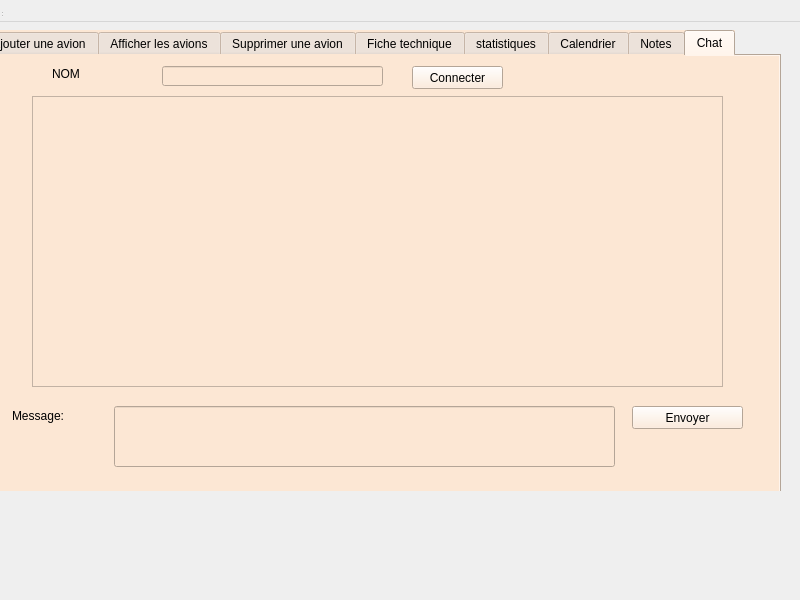
<?xml version="1.0" encoding="UTF-8"?>
<ui version="4.0">
 <class>personnel</class>
 <widget class="QDialog" name="personnel">
  <property name="geometry">
   <rect>
    <x>0</x>
    <y>0</y>
    <width>800</width>
    <height>600</height>
   </rect>
  </property>
  <property name="windowTitle">
   <string>MainWindow</string>
  </property>
  <widget class="QWidget" name="centralwidget" native="true">
   <property name="geometry">
    <rect>
     <x>0</x>
     <y>0</y>
     <width>781</width>
     <height>491</height>
    </rect>
   </property>
   <widget class="QTabWidget" name="tabWidget">
    <property name="geometry">
     <rect>
      <x>-20</x>
      <y>30</y>
      <width>801</width>
      <height>591</height>
     </rect>
    </property>
    <property name="styleSheet">
     <string notr="true">background-color: rgb(252, 231, 212);
font: 75 12pt &quot;Roman&quot;;</string>
    </property>
    <property name="currentIndex">
     <number>7</number>
    </property>
    <widget class="QWidget" name="tab">
     <property name="mouseTracking">
      <bool>true</bool>
     </property>
     <attribute name="title">
      <string>Ajouter une avion</string>
     </attribute>
     <widget class="QGroupBox" name="groupBox">
      <property name="geometry">
       <rect>
        <x>10</x>
        <y>20</y>
        <width>511</width>
        <height>271</height>
       </rect>
      </property>
      <property name="title">
       <string>Ajout</string>
      </property>
      <widget class="QLabel" name="label">
       <property name="geometry">
        <rect>
         <x>10</x>
         <y>20</y>
         <width>81</width>
         <height>20</height>
        </rect>
       </property>
       <property name="text">
        <string>ID avion</string>
       </property>
      </widget>
      <widget class="QLineEdit" name="lineEdit_ID_AVION">
       <property name="enabled">
        <bool>true</bool>
       </property>
       <property name="geometry">
        <rect>
         <x>150</x>
         <y>20</y>
         <width>113</width>
         <height>20</height>
        </rect>
       </property>
      </widget>
      <widget class="QPushButton" name="pushButton_Ajouter">
       <property name="geometry">
        <rect>
         <x>20</x>
         <y>200</y>
         <width>75</width>
         <height>31</height>
        </rect>
       </property>
       <property name="text">
        <string>Ajouter</string>
       </property>
      </widget>
      <widget class="QLabel" name="label_10">
       <property name="geometry">
        <rect>
         <x>10</x>
         <y>50</y>
         <width>71</width>
         <height>16</height>
        </rect>
       </property>
       <property name="text">
        <string>Type </string>
       </property>
      </widget>
      <widget class="QLineEdit" name="lineEdit_TYPE">
       <property name="geometry">
        <rect>
         <x>150</x>
         <y>50</y>
         <width>113</width>
         <height>20</height>
        </rect>
       </property>
      </widget>
      <widget class="QLabel" name="label_12">
       <property name="geometry">
        <rect>
         <x>10</x>
         <y>80</y>
         <width>61</width>
         <height>16</height>
        </rect>
       </property>
       <property name="text">
        <string>Capacité</string>
       </property>
      </widget>
      <widget class="QLineEdit" name="lineEdit_CAPACITE">
       <property name="geometry">
        <rect>
         <x>150</x>
         <y>80</y>
         <width>113</width>
         <height>20</height>
        </rect>
       </property>
      </widget>
      <widget class="QLabel" name="label_14">
       <property name="geometry">
        <rect>
         <x>10</x>
         <y>110</y>
         <width>47</width>
         <height>14</height>
        </rect>
       </property>
       <property name="text">
        <string>Etat</string>
       </property>
      </widget>
      <widget class="QLineEdit" name="lineEdit_ETAT">
       <property name="geometry">
        <rect>
         <x>150</x>
         <y>110</y>
         <width>113</width>
         <height>20</height>
        </rect>
       </property>
       <property name="placeholderText">
        <string>0 ou 1</string>
       </property>
      </widget>
      <widget class="QLabel" name="label_9">
       <property name="geometry">
        <rect>
         <x>10</x>
         <y>150</y>
         <width>131</width>
         <height>16</height>
        </rect>
       </property>
       <property name="text">
        <string>Date d'achat</string>
       </property>
      </widget>
      <widget class="QLineEdit" name="lineEdit_DATEACHAT">
       <property name="geometry">
        <rect>
         <x>150</x>
         <y>150</y>
         <width>113</width>
         <height>20</height>
        </rect>
       </property>
       <property name="text">
        <string/>
       </property>
       <property name="placeholderText">
        <string>aaaa-mm-jj</string>
       </property>
       <property name="cursorMoveStyle">
        <enum>Qt::LogicalMoveStyle</enum>
       </property>
       <property name="clearButtonEnabled">
        <bool>false</bool>
       </property>
      </widget>
      <widget class="QPushButton" name="pushButton_5">
       <property name="geometry">
        <rect>
         <x>120</x>
         <y>200</y>
         <width>75</width>
         <height>31</height>
        </rect>
       </property>
       <property name="text">
        <string>ANNULER</string>
       </property>
      </widget>
     </widget>
    </widget>
    <widget class="QWidget" name="tab_2">
     <attribute name="title">
      <string>Afficher les avions</string>
     </attribute>
     <widget class="QTableView" name="tab_av">
      <property name="geometry">
       <rect>
        <x>10</x>
        <y>20</y>
        <width>521</width>
        <height>231</height>
       </rect>
      </property>
     </widget>
     <widget class="QLabel" name="label_6">
      <property name="geometry">
       <rect>
        <x>560</x>
        <y>30</y>
        <width>81</width>
        <height>20</height>
       </rect>
      </property>
      <property name="text">
       <string>ID avion</string>
      </property>
     </widget>
     <widget class="QLabel" name="label_7">
      <property name="geometry">
       <rect>
        <x>560</x>
        <y>120</y>
        <width>71</width>
        <height>20</height>
       </rect>
      </property>
      <property name="text">
       <string>Etat</string>
      </property>
     </widget>
     <widget class="QLabel" name="label_8">
      <property name="geometry">
       <rect>
        <x>560</x>
        <y>150</y>
        <width>91</width>
        <height>20</height>
       </rect>
      </property>
      <property name="text">
       <string>Date d'achat</string>
      </property>
     </widget>
     <widget class="QLineEdit" name="lineEdit_ID_AVION_2">
      <property name="geometry">
       <rect>
        <x>660</x>
        <y>30</y>
        <width>113</width>
        <height>20</height>
       </rect>
      </property>
     </widget>
     <widget class="QLineEdit" name="lineEdit_ETAT_2">
      <property name="geometry">
       <rect>
        <x>660</x>
        <y>120</y>
        <width>113</width>
        <height>20</height>
       </rect>
      </property>
      <property name="placeholderText">
       <string>0 ou 1</string>
      </property>
     </widget>
     <widget class="QPushButton" name="modifier">
      <property name="geometry">
       <rect>
        <x>560</x>
        <y>190</y>
        <width>75</width>
        <height>31</height>
       </rect>
      </property>
      <property name="text">
       <string>Modifier</string>
      </property>
     </widget>
     <widget class="QLabel" name="label_11">
      <property name="geometry">
       <rect>
        <x>560</x>
        <y>60</y>
        <width>47</width>
        <height>14</height>
       </rect>
      </property>
      <property name="text">
       <string>Type</string>
      </property>
     </widget>
     <widget class="QLineEdit" name="lineEdit_TYPE_2">
      <property name="geometry">
       <rect>
        <x>660</x>
        <y>60</y>
        <width>113</width>
        <height>20</height>
       </rect>
      </property>
     </widget>
     <widget class="QLabel" name="label_13">
      <property name="geometry">
       <rect>
        <x>560</x>
        <y>90</y>
        <width>81</width>
        <height>20</height>
       </rect>
      </property>
      <property name="text">
       <string>Capacité</string>
      </property>
     </widget>
     <widget class="QLineEdit" name="lineEdit_CAPACITE_2">
      <property name="geometry">
       <rect>
        <x>660</x>
        <y>90</y>
        <width>113</width>
        <height>20</height>
       </rect>
      </property>
     </widget>
     <widget class="QPushButton" name="pushButton">
      <property name="geometry">
       <rect>
        <x>324</x>
        <y>270</y>
        <width>91</width>
        <height>31</height>
       </rect>
      </property>
      <property name="text">
       <string>Trier</string>
      </property>
     </widget>
     <widget class="QComboBox" name="comboBox">
      <property name="geometry">
       <rect>
        <x>420</x>
        <y>270</y>
        <width>91</width>
        <height>31</height>
       </rect>
      </property>
      <property name="currentText">
       <string>ID_AVION</string>
      </property>
      <item>
       <property name="text">
        <string>ID_AVION</string>
       </property>
      </item>
      <item>
       <property name="text">
        <string>ETAT</string>
       </property>
      </item>
      <item>
       <property name="text">
        <string>CAPACITE</string>
       </property>
      </item>
      <item>
       <property name="text">
        <string>DATE</string>
       </property>
      </item>
     </widget>
     <widget class="QPushButton" name="pushButton_2">
      <property name="geometry">
       <rect>
        <x>560</x>
        <y>270</y>
        <width>81</width>
        <height>31</height>
       </rect>
      </property>
      <property name="text">
       <string>Rechercher</string>
      </property>
     </widget>
     <widget class="QComboBox" name="comboBox_2">
      <property name="geometry">
       <rect>
        <x>640</x>
        <y>270</y>
        <width>91</width>
        <height>31</height>
       </rect>
      </property>
      <property name="editable">
       <bool>false</bool>
      </property>
      <property name="currentIndex">
       <number>0</number>
      </property>
      <item>
       <property name="text">
        <string>ID_AVION</string>
       </property>
      </item>
      <item>
       <property name="text">
        <string>TYPE</string>
       </property>
      </item>
      <item>
       <property name="text">
        <string>ETAT</string>
       </property>
      </item>
      <item>
       <property name="text">
        <string>DATE</string>
       </property>
      </item>
      <item>
       <property name="text">
        <string>CAPACITE</string>
       </property>
      </item>
     </widget>
     <widget class="QPushButton" name="pushButton_3">
      <property name="geometry">
       <rect>
        <x>650</x>
        <y>190</y>
        <width>81</width>
        <height>31</height>
       </rect>
      </property>
      <property name="text">
       <string>Annuler</string>
      </property>
     </widget>
     <widget class="QLineEdit" name="lineEdit_DATEACHAT_2">
      <property name="geometry">
       <rect>
        <x>660</x>
        <y>150</y>
        <width>113</width>
        <height>20</height>
       </rect>
      </property>
      <property name="placeholderText">
       <string>aaaa-mm-jj</string>
      </property>
     </widget>
     <widget class="QLineEdit" name="lineEdit_RECHERCHE">
      <property name="geometry">
       <rect>
        <x>560</x>
        <y>310</y>
        <width>171</width>
        <height>20</height>
       </rect>
      </property>
     </widget>
     <widget class="QLabel" name="label_4">
      <property name="geometry">
       <rect>
        <x>560</x>
        <y>240</y>
        <width>221</width>
        <height>16</height>
       </rect>
      </property>
      <property name="text">
       <string>Rechercher</string>
      </property>
      <property name="scaledContents">
       <bool>false</bool>
      </property>
      <property name="alignment">
       <set>Qt::AlignCenter</set>
      </property>
     </widget>
     <widget class="QPushButton" name="pushButton_6">
      <property name="geometry">
       <rect>
        <x>560</x>
        <y>340</y>
        <width>81</width>
        <height>31</height>
       </rect>
      </property>
      <property name="text">
       <string>Annuler</string>
      </property>
     </widget>
    </widget>
    <widget class="QWidget" name="tab_3">
     <attribute name="title">
      <string>Supprimer une avion</string>
     </attribute>
     <widget class="QLabel" name="label_2">
      <property name="geometry">
       <rect>
        <x>10</x>
        <y>70</y>
        <width>91</width>
        <height>20</height>
       </rect>
      </property>
      <property name="text">
       <string>ID avion</string>
      </property>
     </widget>
     <widget class="QLineEdit" name="lineEdit_ID_AVION_3">
      <property name="geometry">
       <rect>
        <x>140</x>
        <y>70</y>
        <width>113</width>
        <height>20</height>
       </rect>
      </property>
     </widget>
     <widget class="QPushButton" name="pb_supprimer">
      <property name="geometry">
       <rect>
        <x>74</x>
        <y>130</y>
        <width>81</width>
        <height>31</height>
       </rect>
      </property>
      <property name="text">
       <string>Supprimer</string>
      </property>
     </widget>
     <widget class="QPushButton" name="pushButton_7">
      <property name="geometry">
       <rect>
        <x>160</x>
        <y>130</y>
        <width>81</width>
        <height>31</height>
       </rect>
      </property>
      <property name="text">
       <string>Annuler</string>
      </property>
     </widget>
    </widget>
    <widget class="QWidget" name="tab_6">
     <attribute name="title">
      <string>Fiche technique</string>
     </attribute>
     <widget class="QLabel" name="label_3">
      <property name="geometry">
       <rect>
        <x>80</x>
        <y>110</y>
        <width>141</width>
        <height>16</height>
       </rect>
      </property>
      <property name="text">
       <string>ID_AVION</string>
      </property>
     </widget>
     <widget class="QLineEdit" name="lineEdit_ID_AVION_4">
      <property name="geometry">
       <rect>
        <x>220</x>
        <y>110</y>
        <width>121</width>
        <height>20</height>
       </rect>
      </property>
     </widget>
     <widget class="QPushButton" name="pushButton_4">
      <property name="geometry">
       <rect>
        <x>170</x>
        <y>160</y>
        <width>91</width>
        <height>31</height>
       </rect>
      </property>
      <property name="text">
       <string>PDF</string>
      </property>
     </widget>
     <widget class="QPushButton" name="pushButton_8">
      <property name="geometry">
       <rect>
        <x>270</x>
        <y>160</y>
        <width>81</width>
        <height>31</height>
       </rect>
      </property>
      <property name="text">
       <string>Annuler</string>
      </property>
     </widget>
    </widget>
    <widget class="QWidget" name="tab_5">
     <attribute name="title">
      <string>statistiques</string>
     </attribute>
     <widget class="QLabel" name="label_5">
      <property name="geometry">
       <rect>
        <x>76</x>
        <y>60</y>
        <width>191</width>
        <height>20</height>
       </rect>
      </property>
      <property name="text">
       <string>Etat actuel des avions</string>
      </property>
     </widget>
     <widget class="QPushButton" name="pushButton_stat">
      <property name="geometry">
       <rect>
        <x>260</x>
        <y>60</y>
        <width>121</width>
        <height>23</height>
       </rect>
      </property>
      <property name="text">
       <string>Bilan</string>
      </property>
     </widget>
     <widget class="QLabel" name="statistique">
      <property name="geometry">
       <rect>
        <x>50</x>
        <y>110</y>
        <width>631</width>
        <height>281</height>
       </rect>
      </property>
      <property name="text">
       <string/>
      </property>
     </widget>
    </widget>
    <widget class="QWidget" name="tab_4">
     <attribute name="title">
      <string>Calendrier</string>
     </attribute>
     <widget class="QCalendarWidget" name="calendarWidget">
      <property name="geometry">
       <rect>
        <x>20</x>
        <y>20</y>
        <width>311</width>
        <height>231</height>
       </rect>
      </property>
     </widget>
     <widget class="QLabel" name="DigitalClock">
      <property name="enabled">
       <bool>false</bool>
      </property>
      <property name="geometry">
       <rect>
        <x>510</x>
        <y>340</y>
        <width>201</width>
        <height>41</height>
       </rect>
      </property>
      <property name="font">
       <font>
        <family>Roman</family>
        <pointsize>12</pointsize>
        <weight>9</weight>
        <italic>false</italic>
        <bold>false</bold>
       </font>
      </property>
      <property name="text">
       <string/>
      </property>
     </widget>
     <widget class="QPushButton" name="pushButton_9">
      <property name="geometry">
       <rect>
        <x>50</x>
        <y>260</y>
        <width>221</width>
        <height>41</height>
       </rect>
      </property>
      <property name="text">
       <string>Gérer les vols</string>
      </property>
     </widget>
     <widget class="QTableView" name="tab_vol">
      <property name="geometry">
       <rect>
        <x>340</x>
        <y>40</y>
        <width>521</width>
        <height>261</height>
       </rect>
      </property>
     </widget>
    </widget>
    <widget class="QWidget" name="tab_8">
     <attribute name="title">
      <string>Notes</string>
     </attribute>
     <widget class="QPushButton" name="pushButton_10">
      <property name="geometry">
       <rect>
        <x>240</x>
        <y>100</y>
        <width>75</width>
        <height>23</height>
       </rect>
      </property>
      <property name="text">
       <string>blocnote</string>
      </property>
     </widget>
     <widget class="QLabel" name="label_17">
      <property name="geometry">
       <rect>
        <x>180</x>
        <y>40</y>
        <width>301</width>
        <height>20</height>
       </rect>
      </property>
      <property name="text">
       <string>rafraîchir votre mémoire</string>
      </property>
     </widget>
    </widget>
    <widget class="QWidget" name="tab_7">
     <attribute name="title">
      <string>Chat</string>
     </attribute>
     <widget class="QTextEdit" name="textEdit">
      <property name="geometry">
       <rect>
        <x>50</x>
        <y>40</y>
        <width>691</width>
        <height>291</height>
       </rect>
      </property>
     </widget>
     <widget class="QLineEdit" name="message">
      <property name="geometry">
       <rect>
        <x>132</x>
        <y>350</y>
        <width>501</width>
        <height>61</height>
       </rect>
      </property>
     </widget>
     <widget class="QPushButton" name="send">
      <property name="geometry">
       <rect>
        <x>650</x>
        <y>350</y>
        <width>111</width>
        <height>23</height>
       </rect>
      </property>
      <property name="text">
       <string>Envoyer</string>
      </property>
     </widget>
     <widget class="QPushButton" name="bind">
      <property name="geometry">
       <rect>
        <x>430</x>
        <y>10</y>
        <width>91</width>
        <height>23</height>
       </rect>
      </property>
      <property name="text">
       <string>Connecter</string>
      </property>
     </widget>
     <widget class="QLineEdit" name="nickname">
      <property name="geometry">
       <rect>
        <x>180</x>
        <y>10</y>
        <width>221</width>
        <height>20</height>
       </rect>
      </property>
     </widget>
     <widget class="QLabel" name="label_15">
      <property name="geometry">
       <rect>
        <x>70</x>
        <y>10</y>
        <width>91</width>
        <height>16</height>
       </rect>
      </property>
      <property name="text">
       <string>NOM </string>
      </property>
     </widget>
     <widget class="QLabel" name="label_16">
      <property name="geometry">
       <rect>
        <x>30</x>
        <y>350</y>
        <width>91</width>
        <height>20</height>
       </rect>
      </property>
      <property name="text">
       <string>Message:</string>
      </property>
     </widget>
    </widget>
   </widget>
  </widget>
  <widget class="QMenuBar" name="menubar">
   <property name="geometry">
    <rect>
     <x>0</x>
     <y>0</y>
     <width>800</width>
     <height>22</height>
    </rect>
   </property>
  </widget>
  <widget class="QStatusBar" name="statusbar">
   <property name="geometry">
    <rect>
     <x>0</x>
     <y>0</y>
     <width>3</width>
     <height>18</height>
    </rect>
   </property>
  </widget>
 </widget>
 <resources/>
 <connections>
  <connection>
   <sender>pushButton_5</sender>
   <signal>clicked()</signal>
   <receiver>lineEdit_ID_AVION</receiver>
   <slot>clear()</slot>
   <hints>
    <hint type="sourcelabel">
     <x>192</x>
     <y>378</y>
    </hint>
    <hint type="destinationlabel">
     <x>205</x>
     <y>194</y>
    </hint>
   </hints>
  </connection>
  <connection>
   <sender>pushButton_5</sender>
   <signal>clicked()</signal>
   <receiver>lineEdit_TYPE</receiver>
   <slot>clear()</slot>
   <hints>
    <hint type="sourcelabel">
     <x>159</x>
     <y>372</y>
    </hint>
    <hint type="destinationlabel">
     <x>159</x>
     <y>219</y>
    </hint>
   </hints>
  </connection>
  <connection>
   <sender>pushButton_5</sender>
   <signal>clicked()</signal>
   <receiver>lineEdit_CAPACITE</receiver>
   <slot>clear()</slot>
   <hints>
    <hint type="sourcelabel">
     <x>186</x>
     <y>371</y>
    </hint>
    <hint type="destinationlabel">
     <x>190</x>
     <y>255</y>
    </hint>
   </hints>
  </connection>
  <connection>
   <sender>pushButton_5</sender>
   <signal>clicked()</signal>
   <receiver>lineEdit_ETAT</receiver>
   <slot>clear()</slot>
   <hints>
    <hint type="sourcelabel">
     <x>175</x>
     <y>374</y>
    </hint>
    <hint type="destinationlabel">
     <x>180</x>
     <y>284</y>
    </hint>
   </hints>
  </connection>
  <connection>
   <sender>pushButton_5</sender>
   <signal>clicked()</signal>
   <receiver>lineEdit_DATEACHAT</receiver>
   <slot>clear()</slot>
   <hints>
    <hint type="sourcelabel">
     <x>145</x>
     <y>366</y>
    </hint>
    <hint type="destinationlabel">
     <x>162</x>
     <y>326</y>
    </hint>
   </hints>
  </connection>
  <connection>
   <sender>pushButton_3</sender>
   <signal>clicked()</signal>
   <receiver>lineEdit_ID_AVION_2</receiver>
   <slot>clear()</slot>
   <hints>
    <hint type="sourcelabel">
     <x>698</x>
     <y>334</y>
    </hint>
    <hint type="destinationlabel">
     <x>694</x>
     <y>185</y>
    </hint>
   </hints>
  </connection>
  <connection>
   <sender>pushButton_3</sender>
   <signal>clicked()</signal>
   <receiver>lineEdit_TYPE_2</receiver>
   <slot>clear()</slot>
   <hints>
    <hint type="sourcelabel">
     <x>723</x>
     <y>335</y>
    </hint>
    <hint type="destinationlabel">
     <x>727</x>
     <y>214</y>
    </hint>
   </hints>
  </connection>
  <connection>
   <sender>pushButton_3</sender>
   <signal>clicked()</signal>
   <receiver>lineEdit_CAPACITE_2</receiver>
   <slot>clear()</slot>
   <hints>
    <hint type="sourcelabel">
     <x>656</x>
     <y>332</y>
    </hint>
    <hint type="destinationlabel">
     <x>666</x>
     <y>241</y>
    </hint>
   </hints>
  </connection>
  <connection>
   <sender>pushButton_3</sender>
   <signal>clicked()</signal>
   <receiver>lineEdit_ETAT_2</receiver>
   <slot>clear()</slot>
   <hints>
    <hint type="sourcelabel">
     <x>672</x>
     <y>351</y>
    </hint>
    <hint type="destinationlabel">
     <x>668</x>
     <y>271</y>
    </hint>
   </hints>
  </connection>
  <connection>
   <sender>pushButton_3</sender>
   <signal>clicked()</signal>
   <receiver>lineEdit_DATEACHAT_2</receiver>
   <slot>clear()</slot>
   <hints>
    <hint type="sourcelabel">
     <x>708</x>
     <y>344</y>
    </hint>
    <hint type="destinationlabel">
     <x>710</x>
     <y>302</y>
    </hint>
   </hints>
  </connection>
  <connection>
   <sender>pushButton_6</sender>
   <signal>clicked()</signal>
   <receiver>lineEdit_RECHERCHE</receiver>
   <slot>clear()</slot>
   <hints>
    <hint type="sourcelabel">
     <x>608</x>
     <y>485</y>
    </hint>
    <hint type="destinationlabel">
     <x>602</x>
     <y>464</y>
    </hint>
   </hints>
  </connection>
  <connection>
   <sender>pushButton_7</sender>
   <signal>clicked()</signal>
   <receiver>lineEdit_ID_AVION_3</receiver>
   <slot>clear()</slot>
   <hints>
    <hint type="sourcelabel">
     <x>188</x>
     <y>278</y>
    </hint>
    <hint type="destinationlabel">
     <x>193</x>
     <y>223</y>
    </hint>
   </hints>
  </connection>
  <connection>
   <sender>pushButton_8</sender>
   <signal>clicked()</signal>
   <receiver>lineEdit_ID_AVION_4</receiver>
   <slot>clear()</slot>
   <hints>
    <hint type="sourcelabel">
     <x>307</x>
     <y>308</y>
    </hint>
    <hint type="destinationlabel">
     <x>303</x>
     <y>259</y>
    </hint>
   </hints>
  </connection>
 </connections>
</ui>
